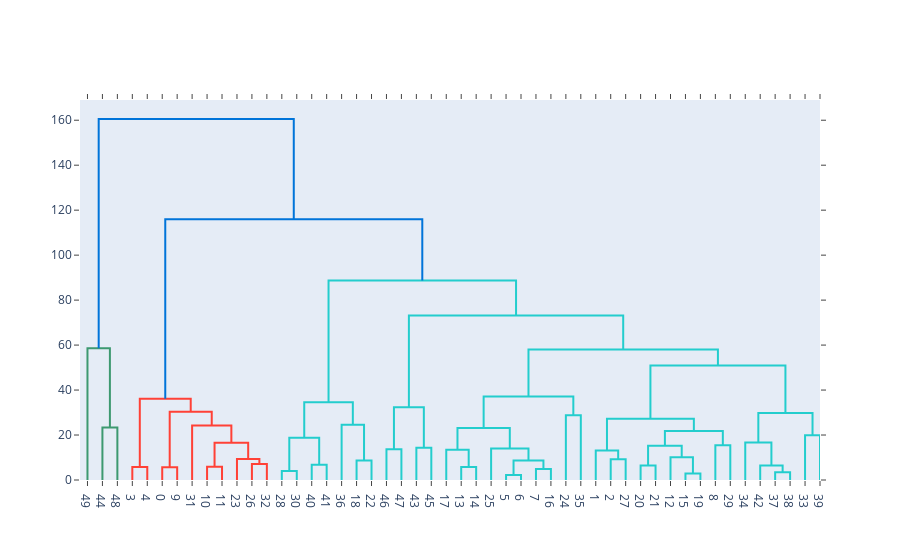

This figure's notebook cell:
### Code cell
ff.create_dendrogram(Z, orientation='bottom')

### Figure 1 — Plotly figure (JSON) as saved in the notebook; plotly's stock layout.template omitted (floating-point values rounded to 4 significant figures)
{"data": [{"hoverinfo": "text", "marker": {"color": "rgb(61,153,112)"}, "mode": "lines", "type": "scatter", "x": [15, 15, 25, 25], "xaxis": "x", "y": [0, 23.39, 23.39, 0], "yaxis": "y"}, {"hoverinfo": "text", "marker": {"color": "rgb(61,153,112)"}, "mode": "lines", "type": "scatter", "x": [5, 5, 20, 20], "xaxis": "x", "y": [0, 58.59, 58.59, 23.39], "yaxis": "y"}, {"hoverinfo": "text", "marker": {"color": "rgb(255,65,54)"}, "mode": "lines", "type": "scatter", "x": [35, 35, 45, 45], "xaxis": "x", "y": [0, 5.831, 5.831, 0], "yaxis": "y"}, {"hoverinfo": "text", "marker": {"color": "rgb(255,65,54)"}, "mode": "lines", "type": "scatter", "x": [55, 55, 65, 65], "xaxis": "x", "y": [0, 5.657, 5.657, 0], "yaxis": "y"}, {"hoverinfo": "text", "marker": {"color": "rgb(255,65,54)"}, "mode": "lines", "type": "scatter", "x": [85, 85, 95, 95], "xaxis": "x", "y": [0, 5.857, 5.857, 0], "yaxis": "y"}, {"hoverinfo": "text", "marker": {"color": "rgb(255,65,54)"}, "mode": "lines", "type": "scatter", "x": [115, 115, 125, 125], "xaxis": "x", "y": [0, 7.151, 7.151, 0], "yaxis": "y"}, {"hoverinfo": "text", "marker": {"color": "rgb(255,65,54)"}, "mode": "lines", "type": "scatter", "x": [105, 105, 120, 120], "xaxis": "x", "y": [0, 9.371, 9.371, 7.151], "yaxis": "y"}, {"hoverinfo": "text", "marker": {"color": "rgb(255,65,54)"}, "mode": "lines", "type": "scatter", "x": [90, 90, 112.5, 112.5], "xaxis": "x", "y": [5.857, 16.61, 16.61, 9.371], "yaxis": "y"}, {"hoverinfo": "text", "marker": {"color": "rgb(255,65,54)"}, "mode": "lines", "type": "scatter", "x": [75, 75, 101.2, 101.2], "xaxis": "x", "y": [0, 24.22, 24.22, 16.61], "yaxis": "y"}, {"hoverinfo": "text", "marker": {"color": "rgb(255,65,54)"}, "mode": "lines", "type": "scatter", "x": [60, 60, 88.12, 88.12], "xaxis": "x", "y": [5.657, 30.3, 30.3, 24.22], "yaxis": "y"}, {"hoverinfo": "text", "marker": {"color": "rgb(255,65,54)"}, "mode": "lines", "type": "scatter", "x": [40, 40, 74.06, 74.06], "xaxis": "x", "y": [5.831, 36.12, 36.12, 30.3], "yaxis": "y"}, {"hoverinfo": "text", "marker": {"color": "rgb(35,205,205)"}, "mode": "lines", "type": "scatter", "x": [135, 135, 145, 145], "xaxis": "x", "y": [0, 3.955, 3.955, 0], "yaxis": "y"}, {"hoverinfo": "text", "marker": {"color": "rgb(35,205,205)"}, "mode": "lines", "type": "scatter", "x": [155, 155, 165, 165], "xaxis": "x", "y": [0, 6.823, 6.823, 0], "yaxis": "y"}, {"hoverinfo": "text", "marker": {"color": "rgb(35,205,205)"}, "mode": "lines", "type": "scatter", "x": [140, 140, 160, 160], "xaxis": "x", "y": [3.955, 18.83, 18.83, 6.823], "yaxis": "y"}, {"hoverinfo": "text", "marker": {"color": "rgb(35,205,205)"}, "mode": "lines", "type": "scatter", "x": [185, 185, 195, 195], "xaxis": "x", "y": [0, 8.653, 8.653, 0], "yaxis": "y"}, {"hoverinfo": "text", "marker": {"color": "rgb(35,205,205)"}, "mode": "lines", "type": "scatter", "x": [175, 175, 190, 190], "xaxis": "x", "y": [0, 24.6, 24.6, 8.653], "yaxis": "y"}, {"hoverinfo": "text", "marker": {"color": "rgb(35,205,205)"}, "mode": "lines", "type": "scatter", "x": [150, 150, 182.5, 182.5], "xaxis": "x", "y": [18.83, 34.55, 34.55, 24.6], "yaxis": "y"}, {"hoverinfo": "text", "marker": {"color": "rgb(35,205,205)"}, "mode": "lines", "type": "scatter", "x": [205, 205, 215, 215], "xaxis": "x", "y": [0, 13.63, 13.63, 0], "yaxis": "y"}, {"hoverinfo": "text", "marker": {"color": "rgb(35,205,205)"}, "mode": "lines", "type": "scatter", "x": [225, 225, 235, 235], "xaxis": "x", "y": [0, 14.37, 14.37, 0], "yaxis": "y"}, {"hoverinfo": "text", "marker": {"color": "rgb(35,205,205)"}, "mode": "lines", "type": "scatter", "x": [210, 210, 230, 230], "xaxis": "x", "y": [13.63, 32.38, 32.38, 14.37], "yaxis": "y"}, {"hoverinfo": "text", "marker": {"color": "rgb(35,205,205)"}, "mode": "lines", "type": "scatter", "x": [255, 255, 265, 265], "xaxis": "x", "y": [0, 5.763, 5.763, 0], "yaxis": "y"}, {"hoverinfo": "text", "marker": {"color": "rgb(35,205,205)"}, "mode": "lines", "type": "scatter", "x": [245, 245, 260, 260], "xaxis": "x", "y": [0, 13.4, 13.4, 5.763], "yaxis": "y"}, {"hoverinfo": "text", "marker": {"color": "rgb(35,205,205)"}, "mode": "lines", "type": "scatter", "x": [285, 285, 295, 295], "xaxis": "x", "y": [0, 2.236, 2.236, 0], "yaxis": "y"}, {"hoverinfo": "text", "marker": {"color": "rgb(35,205,205)"}, "mode": "lines", "type": "scatter", "x": [305, 305, 315, 315], "xaxis": "x", "y": [0, 4.947, 4.947, 0], "yaxis": "y"}, {"hoverinfo": "text", "marker": {"color": "rgb(35,205,205)"}, "mode": "lines", "type": "scatter", "x": [290, 290, 310, 310], "xaxis": "x", "y": [2.236, 8.687, 8.687, 4.947], "yaxis": "y"}, {"hoverinfo": "text", "marker": {"color": "rgb(35,205,205)"}, "mode": "lines", "type": "scatter", "x": [275, 275, 300, 300], "xaxis": "x", "y": [0, 14.05, 14.05, 8.687], "yaxis": "y"}, {"hoverinfo": "text", "marker": {"color": "rgb(35,205,205)"}, "mode": "lines", "type": "scatter", "x": [252.5, 252.5, 287.5, 287.5], "xaxis": "x", "y": [13.4, 23.17, 23.17, 14.05], "yaxis": "y"}, {"hoverinfo": "text", "marker": {"color": "rgb(35,205,205)"}, "mode": "lines", "type": "scatter", "x": [325, 325, 335, 335], "xaxis": "x", "y": [0, 28.8, 28.8, 0], "yaxis": "y"}, {"hoverinfo": "text", "marker": {"color": "rgb(35,205,205)"}, "mode": "lines", "type": "scatter", "x": [270, 270, 330, 330], "xaxis": "x", "y": [23.17, 37.09, 37.09, 28.8], "yaxis": "y"}, {"hoverinfo": "text", "marker": {"color": "rgb(35,205,205)"}, "mode": "lines", "type": "scatter", "x": [355, 355, 365, 365], "xaxis": "x", "y": [0, 9.259, 9.259, 0], "yaxis": "y"}, {"hoverinfo": "text", "marker": {"color": "rgb(35,205,205)"}, "mode": "lines", "type": "scatter", "x": [345, 345, 360, 360], "xaxis": "x", "y": [0, 13.08, 13.08, 9.259], "yaxis": "y"}, {"hoverinfo": "text", "marker": {"color": "rgb(35,205,205)"}, "mode": "lines", "type": "scatter", "x": [375, 375, 385, 385], "xaxis": "x", "y": [0, 6.418, 6.418, 0], "yaxis": "y"}, {"hoverinfo": "text", "marker": {"color": "rgb(35,205,205)"}, "mode": "lines", "type": "scatter", "x": [405, 405, 415, 415], "xaxis": "x", "y": [0, 2.913, 2.913, 0], "yaxis": "y"}, {"hoverinfo": "text", "marker": {"color": "rgb(35,205,205)"}, "mode": "lines", "type": "scatter", "x": [395, 395, 410, 410], "xaxis": "x", "y": [0, 10.1, 10.1, 2.913], "yaxis": "y"}, {"hoverinfo": "text", "marker": {"color": "rgb(35,205,205)"}, "mode": "lines", "type": "scatter", "x": [380, 380, 402.5, 402.5], "xaxis": "x", "y": [6.418, 15.21, 15.21, 10.1], "yaxis": "y"}, {"hoverinfo": "text", "marker": {"color": "rgb(35,205,205)"}, "mode": "lines", "type": "scatter", "x": [425, 425, 435, 435], "xaxis": "x", "y": [0, 15.48, 15.48, 0], "yaxis": "y"}, {"hoverinfo": "text", "marker": {"color": "rgb(35,205,205)"}, "mode": "lines", "type": "scatter", "x": [391.2, 391.2, 430, 430], "xaxis": "x", "y": [15.21, 21.79, 21.79, 15.48], "yaxis": "y"}, {"hoverinfo": "text", "marker": {"color": "rgb(35,205,205)"}, "mode": "lines", "type": "scatter", "x": [352.5, 352.5, 410.6, 410.6], "xaxis": "x", "y": [13.08, 27.22, 27.22, 21.79], "yaxis": "y"}, {"hoverinfo": "text", "marker": {"color": "rgb(35,205,205)"}, "mode": "lines", "type": "scatter", "x": [465, 465, 475, 475], "xaxis": "x", "y": [0, 3.423, 3.423, 0], "yaxis": "y"}, {"hoverinfo": "text", "marker": {"color": "rgb(35,205,205)"}, "mode": "lines", "type": "scatter", "x": [455, 455, 470, 470], "xaxis": "x", "y": [0, 6.406, 6.406, 3.423], "yaxis": "y"}, {"hoverinfo": "text", "marker": {"color": "rgb(35,205,205)"}, "mode": "lines", "type": "scatter", "x": [445, 445, 462.5, 462.5], "xaxis": "x", "y": [0, 16.72, 16.72, 6.406], "yaxis": "y"}, {"hoverinfo": "text", "marker": {"color": "rgb(35,205,205)"}, "mode": "lines", "type": "scatter", "x": [485, 485, 495, 495], "xaxis": "x", "y": [0, 19.85, 19.85, 0], "yaxis": "y"}, {"hoverinfo": "text", "marker": {"color": "rgb(35,205,205)"}, "mode": "lines", "type": "scatter", "x": [453.8, 453.8, 490, 490], "xaxis": "x", "y": [16.72, 29.78, 29.78, 19.85], "yaxis": "y"}, {"hoverinfo": "text", "marker": {"color": "rgb(35,205,205)"}, "mode": "lines", "type": "scatter", "x": [381.6, 381.6, 471.9, 471.9], "xaxis": "x", "y": [27.22, 50.91, 50.91, 29.78], "yaxis": "y"}, {"hoverinfo": "text", "marker": {"color": "rgb(35,205,205)"}, "mode": "lines", "type": "scatter", "x": [300, 300, 426.7, 426.7], "xaxis": "x", "y": [37.09, 58.08, 58.08, 50.91], "yaxis": "y"}, {"hoverinfo": "text", "marker": {"color": "rgb(35,205,205)"}, "mode": "lines", "type": "scatter", "x": [220, 220, 363.4, 363.4], "xaxis": "x", "y": [32.38, 73.19, 73.19, 58.08], "yaxis": "y"}, {"hoverinfo": "text", "marker": {"color": "rgb(35,205,205)"}, "mode": "lines", "type": "scatter", "x": [166.2, 166.2, 291.7, 291.7], "xaxis": "x", "y": [34.55, 88.71, 88.71, 73.19], "yaxis": "y"}, {"hoverinfo": "text", "marker": {"color": "rgb(0,116,217)"}, "mode": "lines", "type": "scatter", "x": [57.03, 57.03, 229.0, 229.0], "xaxis": "x", "y": [36.12, 115.9, 115.9, 88.71], "yaxis": "y"}, {"hoverinfo": "text", "marker": {"color": "rgb(0,116,217)"}, "mode": "lines", "type": "scatter", "x": [12.5, 12.5, 143.0, 143.0], "xaxis": "x", "y": [58.59, 160.5, 160.5, 115.9], "yaxis": "y"}], "layout": {"autosize": false, "height": null, "hovermode": "closest", "showlegend": false, "width": null, "xaxis": {"mirror": "allticks", "rangemode": "tozero", "showgrid": false, "showline": true, "showticklabels": true, "tickmode": "array", "ticks": "outside", "ticktext": ["49", "44", "48", "3", "4", "0", "9", "31", "10", "11", "23", "26", "32", "28", "30", "40", "41", "36", "18", "22", "46", "47", "43", "45", "17", "13", "14", "25", "5", "6", "7", "16", "24", "35", "1", "2", "27", "20", "21", "12", "15", "19", "8", "29", "34", "42", "37", "38", "33", "39"], "tickvals": [5, 15, 25, 35, 45, 55, 65, 75, 85, 95, 105, 115, 125, 135, 145, 155, 165, 175, 185, 195, 205, 215, 225, 235, 245, 255, 265, 275, 285, 295, 305, 315, 325, 335, 345, 355, 365, 375, 385, 395, 405, 415, 425, 435, 445, 455, 465, 475, 485, 495], "type": "linear", "zeroline": false}, "yaxis": {"mirror": "allticks", "rangemode": "tozero", "showgrid": false, "showline": true, "showticklabels": true, "ticks": "outside", "type": "linear", "zeroline": false}}}
